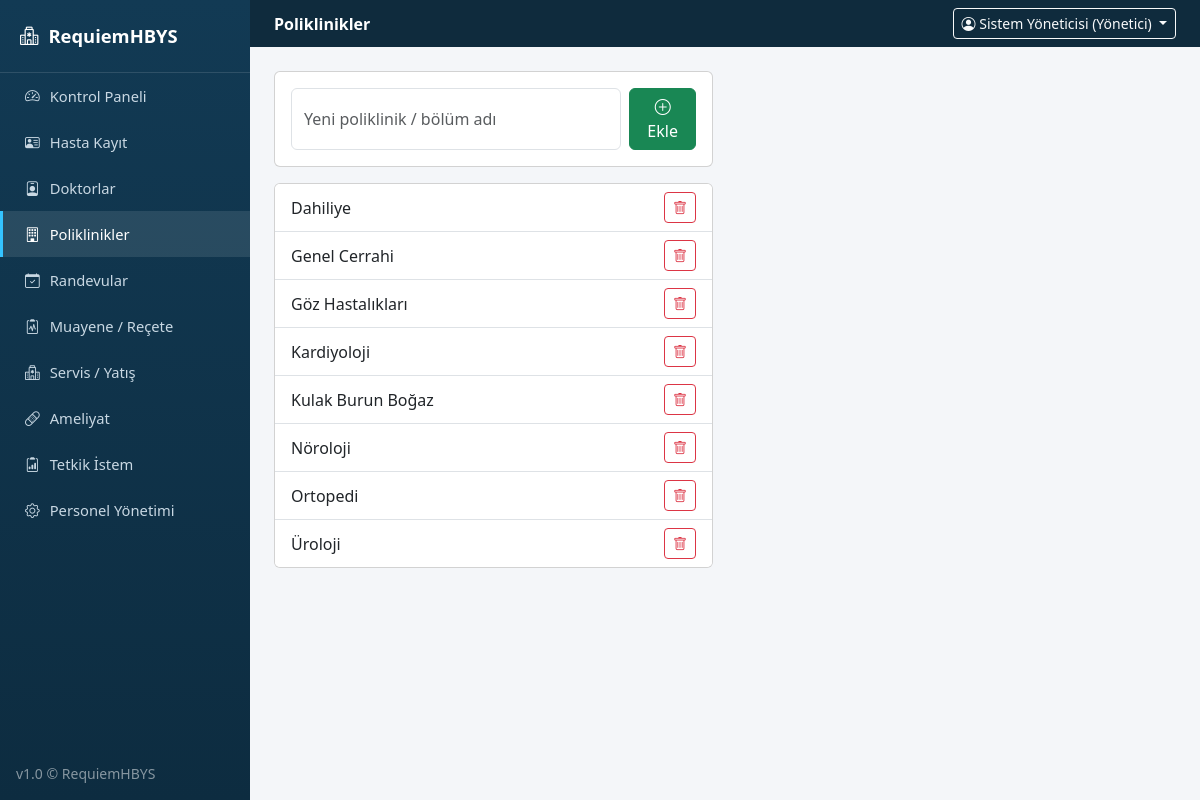
Before: /poliklinikler (signed in) with the older database file.
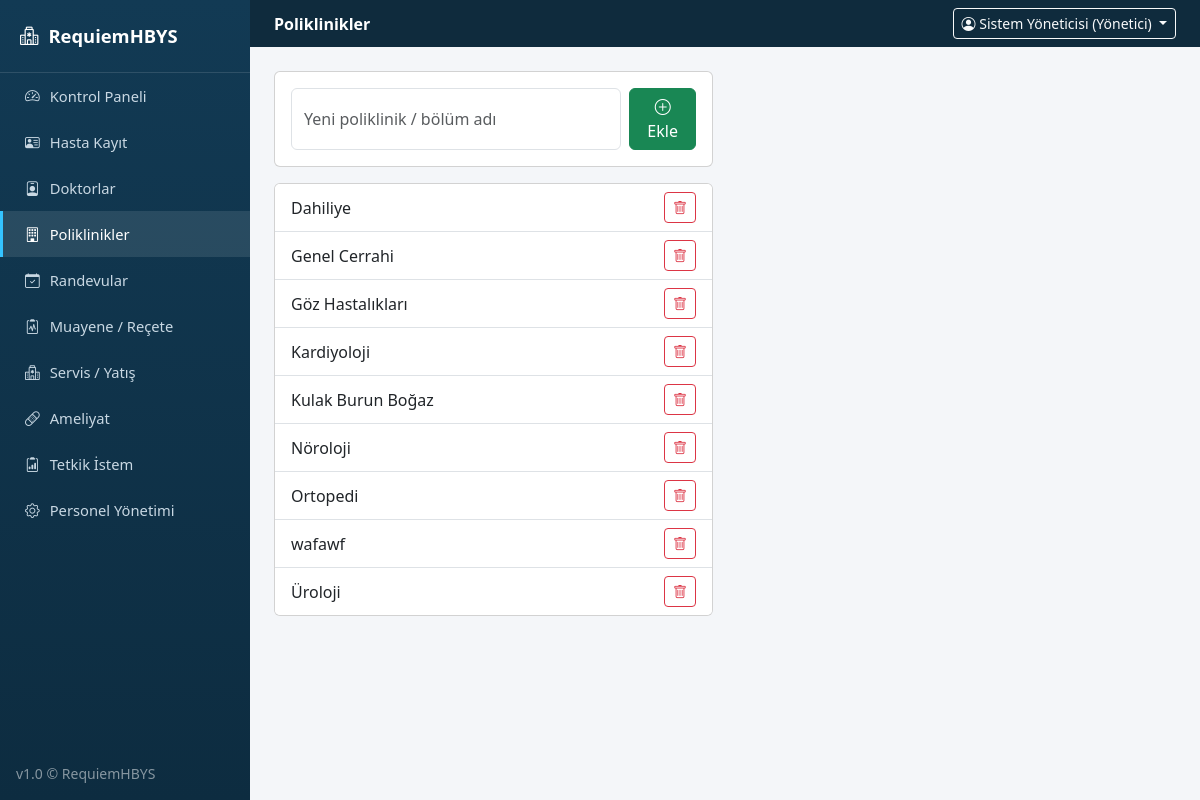
After: the same page with the newer database file.
### tables this page shows
CREATE TABLE poliklinikler (
            id INTEGER PRIMARY KEY AUTOINCREMENT,
            ad TEXT UNIQUE NOT NULL
        );

### app.py (the view)
@app.route("/poliklinikler")
@login_required
def poliklinikler():
    return render_template("poliklinikler.html", poliklinikler=db.poliklinikleri_getir())

### app.py (called while the page is built)
def login_required(f):
    @wraps(f)
    def wrapper(*args, **kwargs):
        if "user_id" not in session:
            flash("Lütfen giriş yapın.", "warning")
            return redirect(url_for("login"))
        return f(*args, **kwargs)
    return wrapper

@app.context_processor
def inject_globals():
    return {"simdi": datetime.now().strftime("%d.%m.%Y %H:%M")}

### database.py (called while the page is built)
    def sorgula(self, sql, params=()):
        cur = self.conn.cursor()
        cur.execute(sql, params)
        return [dict(r) for r in cur.fetchall()]

    def poliklinikleri_getir(self):
        return [r["ad"] for r in self.sorgula("SELECT ad FROM poliklinikler ORDER BY ad")]

### templates/poliklinikler.html (shortened to what this page needs)
{% extends "base.html" %}
{% block page_header %}Poliklinikler{% endblock %}
{% block content %}
<div class="row">
  <div class="col-md-6">
    <div class="card p-3 mb-3">
      <form method="post" action="{{ url_for('poliklinik_ekle') }}" class="d-flex gap-2">
        <input type="text" name="ad" class="form-control" placeholder="Yeni poliklinik / bölüm adı" required>
        <button class="btn btn-success"><i class="bi bi-plus-circle"></i> Ekle</button>
      </form>
    </div>
    <div class="card">
      <ul class="list-group list-group-flush">
        {% for p in poliklinikler %}
        <li class="list-group-item d-flex justify-content-between align-items-center">
          {{ p }}
          <form method="post" action="{{ url_for('poliklinik_sil') }}" onsubmit="return confirm('Bu bölüm silinsin mi?');">
            <button class="btn btn-sm btn-outline-danger"><i class="bi bi-trash"></i></button>
          </form>
        </li>
        {% else %}
        <li class="list-group-item text-muted text-center">Kayıt bulunamadı.</li>
        {% endfor %}
      </ul>
    </div>
  </div>
</div>
{% endblock %}

Changed rows visible on the page:
added poliklinikler: ad "wafawf"
